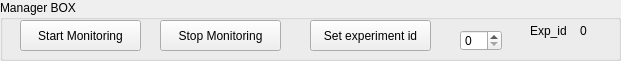
  <widget class="QGroupBox" name="groupBox">
   <property name="geometry">
    <rect>
     <x>0</x>
     <y>20</y>
     <width>621</width>
     <height>61</height>
    </rect>
   </property>
   <property name="title">
    <string>Manager BOX</string>
   </property>
   <widget class="QLabel" name="label_6">
    <property name="geometry">
     <rect>
      <x>530</x>
      <y>20</y>
      <width>41</width>
      <height>21</height>
     </rect>
    </property>
    <property name="text">
     <string>Exp_id</string>
    </property>
   </widget>
   <widget class="QPushButton" name="pushButton_3">
    <property name="geometry">
     <rect>
      <x>20</x>
      <y>20</y>
      <width>121</width>
      <height>31</height>
     </rect>
    </property>
    <property name="text">
     <string>Start Monitoring</string>
    </property>
   </widget>
   <widget class="QSpinBox" name="spinBox">
    <property name="geometry">
     <rect>
      <x>460</x>
      <y>30</y>
      <width>42</width>
      <height>21</height>
     </rect>
    </property>
   </widget>
   <widget class="QPushButton" name="pushButton_15">
    <property name="geometry">
     <rect>
      <x>310</x>
      <y>20</y>
      <width>121</width>
      <height>31</height>
     </rect>
    </property>
    <property name="text">
     <string>Set experiment id</string>
    </property>
   </widget>
   <widget class="QPushButton" name="pushButton_4">
    <property name="geometry">
     <rect>
      <x>160</x>
      <y>20</y>
      <width>121</width>
      <height>31</height>
     </rect>
    </property>
    <property name="text">
     <string>Stop Monitoring</string>
    </property>
   </widget>
   <widget class="QLabel" name="label_7">
    <property name="geometry">
     <rect>
      <x>580</x>
      <y>20</y>
      <width>21</width>
      <height>21</height>
     </rect>
    </property>
    <property name="text">
     <string>0</string>
    </property>
   </widget>
  </widget>
